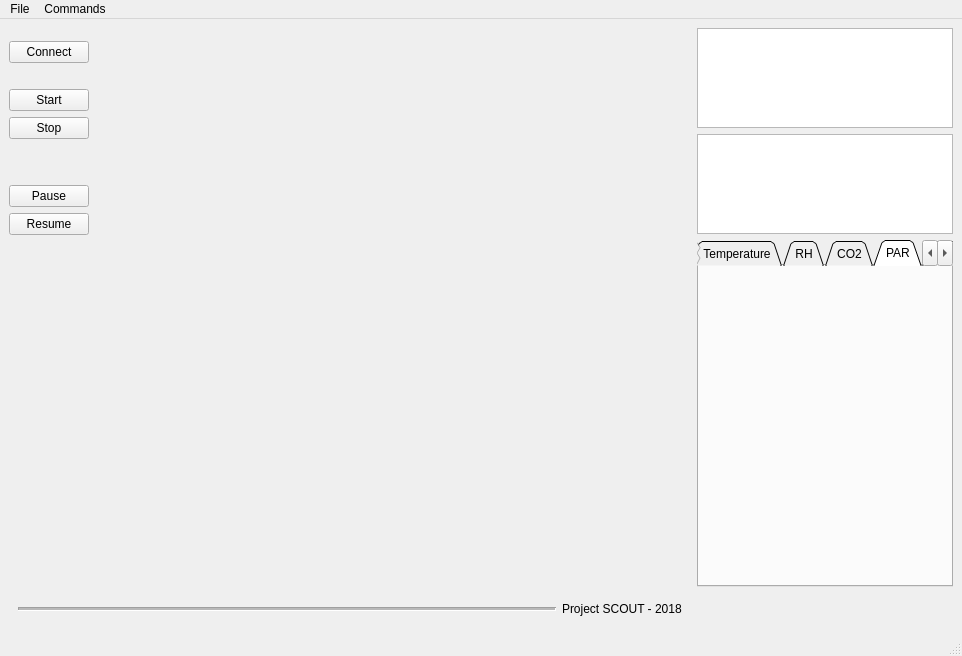
<?xml version="1.0" encoding="UTF-8"?>
<ui version="4.0">
 <class>MainWindow</class>
 <widget class="QMainWindow" name="MainWindow">
  <property name="geometry">
   <rect>
    <x>0</x>
    <y>0</y>
    <width>962</width>
    <height>656</height>
   </rect>
  </property>
  <property name="windowTitle">
   <string>MainWindow</string>
  </property>
  <widget class="QWidget" name="centralwidget">
   <layout class="QGridLayout" name="gridLayout_2">
    <item row="0" column="0">
     <layout class="QVBoxLayout" name="verticalLayout">
      <property name="sizeConstraint">
       <enum>QLayout::SetDefaultConstraint</enum>
      </property>
      <item>
       <spacer name="verticalSpacer_2">
        <property name="orientation">
         <enum>Qt::Vertical</enum>
        </property>
        <property name="sizeType">
         <enum>QSizePolicy::Fixed</enum>
        </property>
        <property name="sizeHint" stdset="0">
         <size>
          <width>20</width>
          <height>13</height>
         </size>
        </property>
       </spacer>
      </item>
      <item>
       <widget class="QPushButton" name="connectButton">
        <property name="sizePolicy">
         <sizepolicy hsizetype="Maximum" vsizetype="Fixed">
          <horstretch>0</horstretch>
          <verstretch>0</verstretch>
         </sizepolicy>
        </property>
        <property name="text">
         <string>Connect</string>
        </property>
       </widget>
      </item>
      <item>
       <spacer name="verticalSpacer_4">
        <property name="orientation">
         <enum>Qt::Vertical</enum>
        </property>
        <property name="sizeType">
         <enum>QSizePolicy::Fixed</enum>
        </property>
        <property name="sizeHint" stdset="0">
         <size>
          <width>20</width>
          <height>20</height>
         </size>
        </property>
       </spacer>
      </item>
      <item>
       <widget class="QPushButton" name="startButton">
        <property name="sizePolicy">
         <sizepolicy hsizetype="Maximum" vsizetype="Fixed">
          <horstretch>0</horstretch>
          <verstretch>0</verstretch>
         </sizepolicy>
        </property>
        <property name="text">
         <string>Start</string>
        </property>
       </widget>
      </item>
      <item>
       <widget class="QPushButton" name="stopButton">
        <property name="sizePolicy">
         <sizepolicy hsizetype="Maximum" vsizetype="Fixed">
          <horstretch>0</horstretch>
          <verstretch>0</verstretch>
         </sizepolicy>
        </property>
        <property name="text">
         <string>Stop</string>
        </property>
       </widget>
      </item>
      <item>
       <spacer name="verticalSpacer">
        <property name="orientation">
         <enum>Qt::Vertical</enum>
        </property>
        <property name="sizeType">
         <enum>QSizePolicy::Fixed</enum>
        </property>
        <property name="sizeHint" stdset="0">
         <size>
          <width>20</width>
          <height>40</height>
         </size>
        </property>
       </spacer>
      </item>
      <item>
       <widget class="QPushButton" name="pauseButton">
        <property name="sizePolicy">
         <sizepolicy hsizetype="Maximum" vsizetype="Fixed">
          <horstretch>0</horstretch>
          <verstretch>0</verstretch>
         </sizepolicy>
        </property>
        <property name="text">
         <string>Pause</string>
        </property>
       </widget>
      </item>
      <item>
       <widget class="QPushButton" name="resumeButton">
        <property name="sizePolicy">
         <sizepolicy hsizetype="Maximum" vsizetype="Fixed">
          <horstretch>0</horstretch>
          <verstretch>0</verstretch>
         </sizepolicy>
        </property>
        <property name="text">
         <string>Resume</string>
        </property>
        <property name="flat">
         <bool>false</bool>
        </property>
       </widget>
      </item>
      <item>
       <spacer name="verticalSpacer_3">
        <property name="orientation">
         <enum>Qt::Vertical</enum>
        </property>
        <property name="sizeType">
         <enum>QSizePolicy::Expanding</enum>
        </property>
        <property name="sizeHint" stdset="0">
         <size>
          <width>20</width>
          <height>40</height>
         </size>
        </property>
       </spacer>
      </item>
     </layout>
    </item>
    <item row="0" column="1">
     <layout class="QVBoxLayout" name="verticalLayout_2">
      <property name="sizeConstraint">
       <enum>QLayout::SetDefaultConstraint</enum>
      </property>
      <item>
       <widget class="QListWidget" name="lastCommandSendList">
        <property name="maximumSize">
         <size>
          <width>16777215</width>
          <height>100</height>
         </size>
        </property>
       </widget>
      </item>
      <item>
       <widget class="QListWidget" name="lastDataRecievedList">
        <property name="maximumSize">
         <size>
          <width>16777215</width>
          <height>100</height>
         </size>
        </property>
        <property name="editTriggers">
         <set>QAbstractItemView::NoEditTriggers</set>
        </property>
       </widget>
      </item>
      <item>
       <widget class="QTabWidget" name="chartTabs">
        <property name="tabShape">
         <enum>QTabWidget::Triangular</enum>
        </property>
        <property name="currentIndex">
         <number>3</number>
        </property>
        <widget class="QWidget" name="temperatureTab">
         <property name="autoFillBackground">
          <bool>false</bool>
         </property>
         <attribute name="title">
          <string>Temperature</string>
         </attribute>
         <attribute name="toolTip">
          <string>Temperature chart</string>
         </attribute>
         <layout class="QGridLayout" name="gridLayout">
          <item row="0" column="0">
           <layout class="QGridLayout" name="tempChartLayout">
            <property name="sizeConstraint">
             <enum>QLayout::SetDefaultConstraint</enum>
            </property>
           </layout>
          </item>
         </layout>
        </widget>
        <widget class="QWidget" name="rhTab">
         <attribute name="title">
          <string>RH</string>
         </attribute>
         <attribute name="toolTip">
          <string>Relative Humidity chart</string>
         </attribute>
         <layout class="QGridLayout" name="gridLayout_3">
          <item row="0" column="0">
           <layout class="QGridLayout" name="rhTabLayout"/>
          </item>
         </layout>
        </widget>
        <widget class="QWidget" name="co2Tab">
         <attribute name="title">
          <string>CO2</string>
         </attribute>
         <attribute name="toolTip">
          <string>Carbon dioxide chart</string>
         </attribute>
         <layout class="QGridLayout" name="gridLayout_4">
          <item row="0" column="0">
           <layout class="QGridLayout" name="co2TabLayout"/>
          </item>
         </layout>
        </widget>
        <widget class="QWidget" name="tab_2">
         <attribute name="title">
          <string>PAR</string>
         </attribute>
         <attribute name="toolTip">
          <string>Photosynthetically active radiation chart</string>
         </attribute>
         <layout class="QGridLayout" name="gridLayout_5">
          <item row="0" column="0">
           <layout class="QGridLayout" name="parTabLayout"/>
          </item>
         </layout>
        </widget>
        <widget class="QWidget" name="luxTab">
         <attribute name="title">
          <string>Lux</string>
         </attribute>
         <attribute name="toolTip">
          <string>Illuminance chart</string>
         </attribute>
         <layout class="QGridLayout" name="gridLayout_6">
          <item row="0" column="0">
           <layout class="QGridLayout" name="luxTabLayout"/>
          </item>
         </layout>
        </widget>
       </widget>
      </item>
     </layout>
    </item>
    <item row="1" column="0">
     <widget class="QWidget" name="projectScout_2" native="true">
      <property name="sizePolicy">
       <sizepolicy hsizetype="Expanding" vsizetype="Preferred">
        <horstretch>1</horstretch>
        <verstretch>0</verstretch>
       </sizepolicy>
      </property>
      <layout class="QHBoxLayout" name="projectScout">
       <item>
        <widget class="Line" name="line">
         <property name="sizePolicy">
          <sizepolicy hsizetype="Expanding" vsizetype="Minimum">
           <horstretch>0</horstretch>
           <verstretch>0</verstretch>
          </sizepolicy>
         </property>
         <property name="lineWidth">
          <number>1</number>
         </property>
         <property name="midLineWidth">
          <number>2</number>
         </property>
         <property name="orientation">
          <enum>Qt::Horizontal</enum>
         </property>
        </widget>
       </item>
       <item>
        <widget class="QLabel" name="label">
         <property name="text">
          <string>Project SCOUT - 2018</string>
         </property>
        </widget>
       </item>
      </layout>
     </widget>
    </item>
   </layout>
  </widget>
  <widget class="QMenuBar" name="menubar">
   <property name="geometry">
    <rect>
     <x>0</x>
     <y>0</y>
     <width>962</width>
     <height>22</height>
    </rect>
   </property>
   <widget class="QMenu" name="menuFile">
    <property name="title">
     <string>File</string>
    </property>
    <addaction name="actionOpen_file"/>
    <addaction name="actionNew_file"/>
    <addaction name="separator"/>
    <addaction name="actionPrint"/>
   </widget>
   <widget class="QMenu" name="menuCommands">
    <property name="title">
     <string>Commands</string>
    </property>
    <addaction name="actionShow_last_command_send"/>
    <addaction name="actionLast_data_recieved"/>
   </widget>
   <addaction name="menuFile"/>
   <addaction name="menuCommands"/>
  </widget>
  <widget class="QStatusBar" name="statusbar"/>
  <action name="actionOpen_file">
   <property name="text">
    <string>Open file</string>
   </property>
  </action>
  <action name="actionShow_last_command_send">
   <property name="checkable">
    <bool>true</bool>
   </property>
   <property name="text">
    <string>Last command send</string>
   </property>
  </action>
  <action name="actionLast_data_recieved">
   <property name="checkable">
    <bool>true</bool>
   </property>
   <property name="text">
    <string>Last data recieved</string>
   </property>
  </action>
  <action name="actionPrint">
   <property name="text">
    <string>Print</string>
   </property>
  </action>
  <action name="actionNew_file">
   <property name="text">
    <string>New file</string>
   </property>
   <property name="toolTip">
    <string>Create a new file</string>
   </property>
  </action>
 </widget>
 <resources/>
 <connections/>
</ui>
